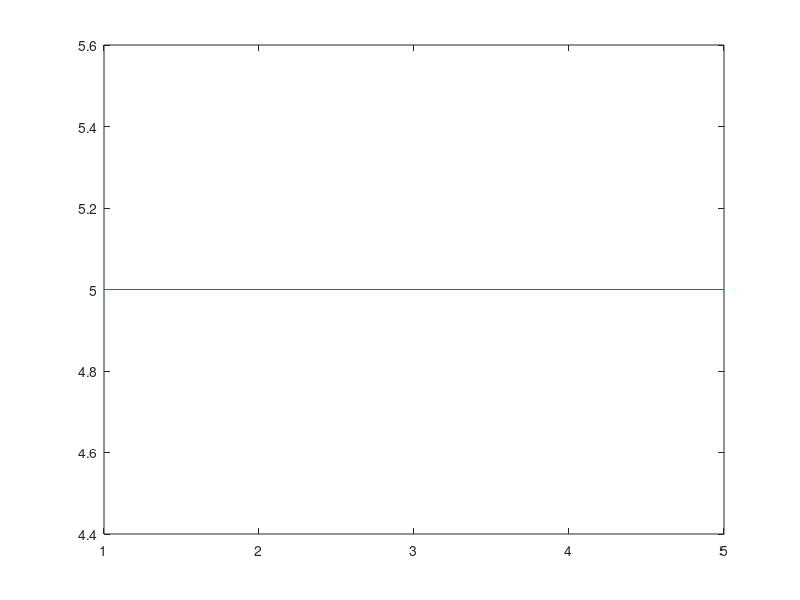

MATLAB code to generate this figure:
n = input('Enter the dimension of your observables: ');
iterations = input('Enter the number of iterations: ');
M = input('Enter the Matrix coefficient: ');
P=input('what are the eigenvalues of your operator? (in ascending order) ');
prompt="how many times do you want to run the program?";
Q=input(prompt);

L=[];
function l=quantum_optimization(n,iterations,M,P)
    % Get user inputs
    
    % Initialize variables
    [Ma, Mb] = size(M);  % Measurement settings for Alice and Bob
    [A, B, lambda] = initialize_operators(n, Ma, Mb,P);
    
    % Storage for optimization values
    optimization_values = zeros(1, 3*iterations);
    
    % Main optimization loop
    for k = 1:iterations
        % Optimize Alice's operators
        [A, current_val] = optimize_alice(A, B, M, lambda, n, Ma, Mb,P);
        optimization_values(3*k-2) = current_val;
        
        % Optimize Bob's operators
        [B, current_val] = optimize_bob(A, B, M, lambda, n, Ma, Mb,P);
        optimization_values(3*k-1) = current_val;
        
        % Optimize state vector
        [lambda, current_val] = optimize_state(A, B, M, n, Ma, Mb);
        optimization_values(3*k) = current_val;
    end
    
    % Final phase adjustment
    [A, B, lambda] = adjust_phases(A, B, lambda, Ma, Mb, n);
    
    % Calculate final state
    rho = calculate_final_state(lambda, n);
    
    % Plot results
    %plot(1:3*iterations, optimization_values);
    %title('Optimization Progress');
    %xlabel('Iteration Step');
    %ylabel('Objective Value');
    l=optimization_values(end);

end

%% Helper Functions

function [A, B, lambda] = initialize_operators(n, Ma, Mb,P)
    % Initialize Alice's operators
    A = zeros(n, n, Ma);
    A(:,:,1) = eye(n);
    
    % Initialize Bob's operators with random unitaries
    B = zeros(n, n, Mb);
    B(:,:,1) = eye(n);
    
    for i = 2:Mb
        % Create random diagonal matrix with ±1 eigenvalues
        diag_vals = randi([1,2], [1,n]);
        for t=1:n
            B(t,t,i)=P(diag_vals(1,t));
        end
        % Apply random unitary transformations
        for q = 1:3
            G = RandomUnitary(n, 0);
            B(:,:,i) = G * B(:,:,i) * G';
        end
    end
    
    % Initialize Schmidt coefficients
    lambda = diag(normalize(rand(n,1), "norm"));
end

function [A, current_val] = optimize_alice(A, B, M, lambda, n, Ma, Mb,P)
    % Compute X matrices
    X = zeros(n, n, Ma);
    
    for mu = 1:Ma
        X_coef = zeros(n, n);
        for nu = 1:Mb
            X_coef = X_coef + M(mu, nu) * B(:,:,nu);
        end
        X(:,:,mu) = (lambda * X_coef * lambda').';
    end
    
    % Diagonalize X matrices and update Alice's operators
    for mu = 2:Ma
        a=zeros(n);
        [V, D] = eig(X(:,:,mu));
        for i=1:n
            if real(D(i,i))>0
                a(i,i)=P(2);
            else
                a(i,i)=P(1);
            end
        

        end
        % Diagonal matrix with sign of eigenvalues
        A(:,:,mu) = V * a * V';
    end
    
    % Compute current optimization value
    current_val = compute_objective(A, X, Ma, n);
end

function [B, current_val] = optimize_bob(A, B, M, lambda, n, Ma, Mb,P)
    % Compute Y matrices
    Y = zeros(n, n, Mb);
    for nu = 1:Mb
        Y_coef = zeros(n, n);
        for mu = 1:Ma
            Y_coef = Y_coef + M(mu, nu) * A(:,:,mu);
        end
        Y(:,:,nu) = (lambda * Y_coef * lambda').';
    end
    
    % Diagonalize Y matrices and update Bob's operators
    for nu = 2:Mb
        b=zeros(n);
        [V, D] = eig(Y(:,:,nu));
        for i=1:n
            if real(D(i,i))>0
                b(i,i)=P(2);
            else
                b(i,i)=P(1);
            end
        end  
        % Diagonal matrix with sign of eigenvalues
        B(:,:,nu) = V * b * V';
    end
    
    % Compute current optimization value
    current_val = compute_objective(B, Y, Mb, n);
end

function [lambda, current_val] = optimize_state(A, B, M, n, Ma, Mb)
    % Compute inequality matrix
    IE = zeros(n, n);
    for mu = 1:Ma
        for nu = 1:Mb
            IE = IE + M(mu, nu) * (A(:,:,mu) .* B(:,:,nu));
        end
    end
    [m1,e]=eig(IE);
    [~, linear_index] = max(e(:));
    [row, ~] = ind2sub(size(e), linear_index);
    raw_schmidt=m1(:,row);
    % Normalize and create diagonal matrix
    lambda = diag(normalize(raw_schmidt, "norm"));
    
    % Compute current optimization value
    Y = zeros(n, n, Mb);
    Y_coef = zeros(n, n, Mb);
    for nu = 1:Mb
        for mu = 1:Ma
            Y_coef(:,:,nu) = Y_coef(:,:,nu) + M(mu, nu) * A(:,:,mu);
        end
        Y(:,:,nu) = (lambda * Y_coef(:,:,nu) * lambda').';
    end
    
    N = zeros(n, n);
    for nu = 1:Mb
        N = N + Y(:,:,nu) * B(:,:,nu);
    end
    current_val = abs(trace(N));
end

function val = compute_objective(operators, matrices, count, n)
    N = zeros(n, n);
    for i = 1:count
        N = N + operators(:,:,i) * matrices(:,:,i);
    end
    val = abs(trace(N));
end

function [A, B, lambda] = adjust_phases(A, B, lambda, Ma, Mb, n)
    % Remove complex phases from the state vector
    phases = exp(1i * angle(diag(lambda)));
    U = diag(conj(phases));
    
    for mu = 1:Ma
        A(:,:,mu) = U' * A(:,:,mu) * U;
    end
    
    for nu = 1:Mb
        B(:,:,nu) = U' * B(:,:,nu) * U;
    end
    
    lambda = abs(lambda);
end

function rho = calculate_final_state(lambda, n)
    % Create Schmidt vector
    schmidt_vector = zeros(n*n, 1);
    for c = 1:n
        schmidt_vector(n*(c-1)+c, 1) = lambda(c,c);
    end
    
    % Create density matrix
    rho = schmidt_vector * schmidt_vector';
end
for l=1:Q
    L(end+1)=quantum_optimization(n,iterations,M,P);

end
J=1:Q;
plot(J,L);
